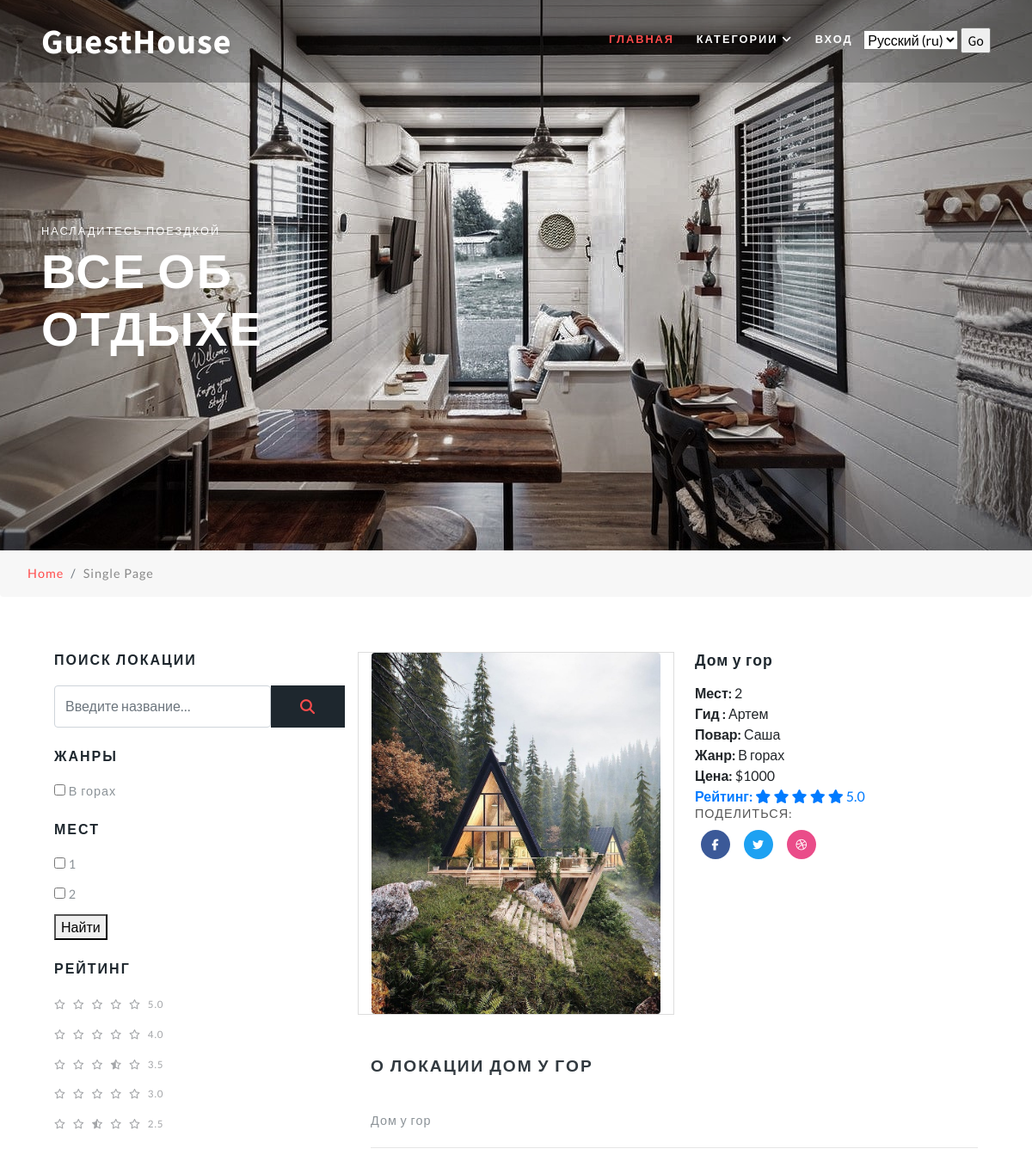
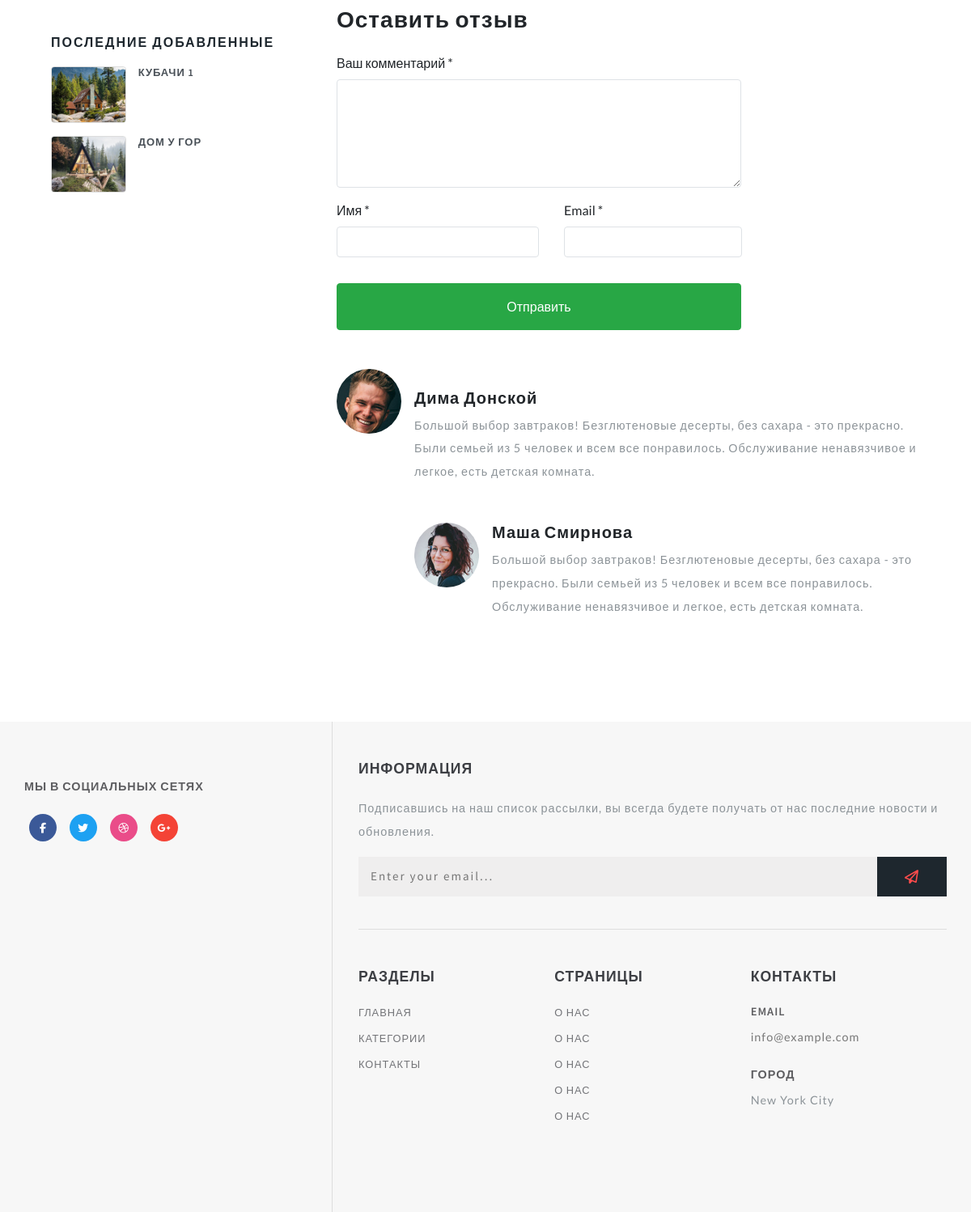
Page /ru/location-2/ on the committed database (2 pictures, top to bottom).
### guesthouse/models.py (models this page shows, shortened)
class Genre(models.Model):
    name = models.CharField("Имя", max_length=100)
    description = models.TextField("Описание")
    url = models.SlugField(max_length=160, unique=True)
    class Meta:
        verbose_name = "Жанр"
        verbose_name_plural = "Жанры"

class Location(models.Model):
    title = models.CharField("Название", max_length=100)
    description = models.TextField("Описание")
    imageLocation = models.ImageField(
        "Изображение", upload_to="locations/", default='')
    count = models.PositiveSmallIntegerField("Количество людей", default=1)
    guides = models.ManyToManyField(
        Guide, verbose_name="гид", related_name="location_guide")  # Ак verbose_name - имя для поля, related_name - имя,используемое для отношения от связываемого объекта
    cookers = models.ManyToManyField(
        Guide, verbose_name="повар", related_name="location_cooker")
    genres = models.ManyToManyField(Genre, verbose_name="жанры")
    price = models.PositiveIntegerField("Цена", default=0,
                                        help_text="указывать сумму в рублях")
    category = models.ForeignKey(
        Category, verbose_name="Категория", on_delete=models.SET_NULL, null=True
    )
    url = models.SlugField(max_length=130, unique=True)
    draft = models.BooleanField("Черновик", default=False)
    def get_absolute_url(self):
        return reverse("location_detail", kwargs={"slug": self.url})
    class Meta:
        verbose_name = "Локация"
        verbose_name_plural = "Локации"

class Guide(models.Model):
    name = models.CharField("Имя", max_length=100)
    description = models.TextField("Описание")
    image = models.ImageField("Изображение", upload_to="guides/")
    class Meta:
        verbose_name = "Гиды и повара"
        verbose_name_plural = "Гиды и повара"

### guesthouse/views.py (the view)
# urls.py: path('<slug:slug>/', views.LocationDetailView.as_view(), name='location_detail'),
class LocationDetailView(GenreCount, DetailView):
    model = Location
    slug_field = 'url'

### templates/guesthouse/location_detail.html (shortened to what this page needs)
{% extends 'guesthouse/base.html' %}
{% load static i18n %}
{% block header %} main-banner-ak {% endblock header %}
{% block container %}
        <div class="container py-md-3">
{% endblock container %}
{% block sidebar %}
        <div class="side-bar col-lg-4">
{% endblock sidebar %}
{% block location %}
<div class="left-ads-display col-lg-8">
    <div class="row">
        <div class="border-none desc1-left col-md-6">
            <img src="{{ location.imageLocation.url }}" class="img-fluid" alt="">
        </div>
        <div class="desc1-right col-md-6 pl-lg-4">
            <h3 class="editContent" style="outline: none; cursor: inherit;">
                {{ location.title }}
            </h3>
            <ul>
                <li style="list-style: none">
                    <span><b>Мест: </b> {{ location.count }}</span></li>
                <li style="list-style: none">
                    <span><b>{% trans 'Гид'%} :</b>
                        {% for guide in location.guides.all %}
                            {{ guide.name }}
                        {% endfor %}
                    </span>
                </li>
                <li style="list-style: none"><span><b>{% trans 'Повар'%}: </b>
                    {% for cooker in location.cookers.all %}
                        {{ cooker.name }}
                    {% endfor %}
                </span>
                </li>
                <li style="list-style: none"><span><b>{% trans 'Жанр'%}: </b>
                    {% for genre in location.genres.all %}
                        {{ genre.name }}
                    {% endfor %}
                    </span>
                </li>
                <li style="list-style: none">
                    <span><b>Цена:</b> ${{ location.price }}</span></li>
                <li style="list-style: none">
                    <a href="#"><b>Рейтинг:</b>
                        <span class="fa fa-star" aria-hidden="true"
                              style="outline: none; cursor: inherit;"></span>
                        <span class="fa fa-star" aria-hidden="true"
                              style="outline: none; cursor: inherit;"></span>
                        <span class="fa fa-star" aria-hidden="true"
                              style="outline: none; cursor: inherit;"></span>
                        <span class="fa fa-star" aria-hidden="true"
                              style="outline: none; cursor: inherit;"></span>
                        <span class="fa fa-star" aria-hidden="true"
                              style="outline: none; cursor: inherit;"></span>
                        <span class="editContent"
                              style="outline: none; cursor: inherit;">5.0</span>
                    </a>
                </li>
                <div class="share-desc">
                    <div class="share">
                        <h4 class="editContent"
                            style="outline: none; cursor: inherit;">
                            Поделиться:</h4>
                        <ul class="w3layouts_social_list list-unstyled">
                            <li>
                                <a href="#" class="w3pvt_facebook editContent"
                                   style="outline: none; cursor: inherit;">
                                <span class="fa fa-facebook-f"
                                      style="outline: none; cursor: inherit;"></span>
                                </a>
                            </li>
                            <li>
                                <a href="#" class="w3pvt_twitter editContent"
                                   style="outline: none; cursor: inherit;">
                                <span class="fa fa-twitter"
                                      style="outline: none; cursor: inherit;"></span>
                                </a>
                            </li>
                            <li>
                                <a href="#" class="w3pvt_dribble editContent"
                                   style="outline: none; cursor: inherit;">
                                <span class="fa fa-dribbble"
                                      style="outline: none; cursor: inherit;"></span>
                                </a>
                            </li>
                        </ul>
                    </div>
                </div>
        </div>
    </div>
    <div class=" sub-para-w3layouts mt-5">
        <h3 class="shop-sing editContent" style="outline: none; cursor: inherit;">
            О локации {{ location.title }}
        </h3>
        <p class="editContent" style="outline: none; cursor: inherit;">
            {{ location.description }}
        </p>
    </div>
    <hr>
    <div class="row">
        <div class="single-form-left">
            <div class="contact-single">
                <h3 class="editContent" style="outline: none; cursor: inherit;">
                          Оставить
                    отзыв</h3>
                <form action="#" method="get" class="mt-4">
                    <div class="form-group editContent"
                         style="outline: none; cursor: inherit;">
                        <label for="contactcomment" class="editContent"
                               style="outline: none; cursor: inherit;">Ваш
                            комментарий
                            *</label>
                        <textarea class="form-control border" rows="5"
                                  id="contactcomment" required=""></textarea>
                    </div>
                    <div class="d-sm-flex">
                        <div class="col-sm-6 form-group p-0 editContent"
                             style="outline: none; cursor: inherit;">
                            <label for="contactusername" class="editContent"
                                   style="outline: none; cursor: inherit;">Имя
                                *</label>
                            <input type="text" class="form-control border"
                                   id="contactusername" required="">
                        </div>
                        <div class="col-sm-6 form-group ml-sm-3 editContent"
                             style="outline: none; cursor: inherit;">
                            <label for="contactemail" class="editContent"
                                   style="outline: none; cursor: inherit;">Email
                                *</label>
                            <input type="email" class="form-control border"
                                   id="contactemail" required="">
                        </div>
                    </div>
                    <button type="submit"
                            class="mt-3 btn btn-success btn-block py-3"
                            style="outline: none; cursor: inherit;">Отправить
                    </button>
                </form>
            </div>
        </div>
        <div class="media py-5">
            <img src="../../static/img/te2.jpg" class="mr-3 img-fluid" alt="image"
                 style="outline: none; cursor: inherit;">
            <div class="media-body mt-4">
                <h5 class="mt-0 editContent"
                    style="outline: none; cursor: inherit;">Дима Донской</h5>
                <p class="mt-2 editContent" style="outline: none; cursor: inherit;">
                    Большой выбор завтраков! Безглютеновые десерты, без сахара - это прекрасно. Были семьей из 5 человек и всем все понравилось. Обслуживание ненавязчивое и легкое, есть детская комната.
                </p>
                <div class="media mt-5 editContent"
                     style="outline: none; cursor: inherit;">
                    <a class="pr-3" href="#">
                        <img src="../../static/img/te1.jpg" class="img-fluid "
                             alt="image" style="outline: none; cursor: inherit;">
                    </a>
                    <div class="media-body">
                        <h5 class="mt-0 editContent"
                            style="outline: none; cursor: inherit;">Маша Смирнова</h5>
                        <p class="mt-2 editContent"
                           style="outline: none; cursor: inherit;">Большой выбор завтраков! Безглютеновые десерты, без сахара - это прекрасно. Были семьей из 5 человек и всем все понравилось. Обслуживание ненавязчивое и легкое, есть детская комната.</p>
                    </div>
                </div>
            </div>
        </div>
    </div>
</div>
{% endblock location %}

### templates/include/sidebar.html
{% load guesthouse_tag %}
    <div class="search-bar w3layouts-newsletter">
        <h3 class="sear-head editContent">Поиск локации</h3>
        <form action="{% url 'search' %}" method="get" class="d-flex editContent">
            <input type="search" placeholder="Введите название..." name="q"
                class="form-control" required="">
            <button type='submit' class="btn1 btn">
                <span class="fa fa-search" aria-hidden="true"></span>
            </button>
        </form>
    </div>
    <form action="{% url 'filter' %}" method='get'>
    <div class="left-side my-4">
        <h3 class="sear-head editContent">Жанры</h3>
        <ul class="w3layouts-box-list">
            {% for genre in view.get_genres %}
            <li class="editContent">
                <input type="checkbox" class="checked" name='genre' value='{{ genre.id }}'>
                <span class="span editContent">{{ genre.name }}</span>
            </li>
            {% endfor %}
        </ul>
    </div>
        <div class="left-side">
            <h3 class="sear-head editContent">Мест</h3>
            <ul class="w3layouts-box-list">
                {% for location in view.get_counts %}
                <li class="editContent">
                    <input type="checkbox" class="checked" name='count' value='{{ location.count }}'>
                    <span class="span editContent">{{ location.count }}</span>
                </li>
                {% endfor %}
            </ul>
        </div>
        <button type='submit'>Найти</button>
    </form>
    <div class="customer-rev left-side my-4">
        <h3 class="sear-head editContent">Рейтинг</h3>
        <ul class="w3layouts-box-list">
            <li>
                <a href="#">
                    <span class="fa fa-star" aria-hidden="true"></span>
                    <span class="fa fa-star" aria-hidden="true"></span>
                    <span class="fa fa-star" aria-hidden="true"></span>
                    <span class="fa fa-star" aria-hidden="true"></span>
                    <span class="fa fa-star" aria-hidden="true"></span>
                    <span class="editContent">5.0</span>
                </a>
            </li>
            <li>
                <a href="#">
                    <span class="fa fa-star" aria-hidden="true"></span>
                    <span class="fa fa-star" aria-hidden="true"></span>
                    <span class="fa fa-star" aria-hidden="true"></span>
                    <span class="fa fa-star" aria-hidden="true"></span>
                    <span class="fa fa-star-o" aria-hidden="true"></span>
                    <span class="editContent">4.0</span>
                </a>
            </li>
            <li>
                <a href="#">
                    <span class="fa fa-star" aria-hidden="true"></span>
                    <span class="fa fa-star" aria-hidden="true"></span>
                    <span class="fa fa-star" aria-hidden="true"></span>
                    <span class="fa fa-star-half-o" aria-hidden="true"></span>
                    <span class="fa fa-star-o" aria-hidden="true"></span>
                    <span class="editContent">3.5</span>
                </a>
            </li>
            <li>
                <a href="#">
                    <span class="fa fa-star" aria-hidden="true"></span>
                    <span class="fa fa-star" aria-hidden="true"></span>
                    <span class="fa fa-star" aria-hidden="true"></span>
                    <span class="fa fa-star-o" aria-hidden="true"></span>
                    <span class="fa fa-star-o" aria-hidden="true"></span>
                    <span class="editContent">3.0</span>
                </a>
            </li>
            <li>
                <a href="#">
                    <span class="fa fa-star" aria-hidden="true"></span>
                    <span class="fa fa-star" aria-hidden="true"></span>
                    <span class="fa fa-star-half-o" aria-hidden="true"></span>
                    <span class="fa fa-star-o" aria-hidden="true"></span>
                    <span class="fa fa-star-o" aria-hidden="true"></span>
                    <span class="editContent">2.5</span>
                </a>
            </li>
        </ul>
    </div>
{% get_last_locations count=2 %}

### templates/guesthouse/tags/last_location.html (shortened to what this page needs)
<div class="deal-leftmk left-side" style='margin-top: 70px;'>
    <h3 class="sear-head editContent">Последние добавленные</h3>
    {% for location in last_locations  %}
    <div class="special-sec1 row mt-3 editContent">
        <div class="img-deals col-md-4">
            <img src="{{ location.imageLocation.url }}" class="img-fluid" style='height: 70px; width: 100px; object-fit: cover;' alt="">
        </div>
        <div class="img-deal1 col-md-4">
            <h3 class="editContent">{{ location.title }}</h3>
        </div>
    </div>
    {% endfor %}
</div>

### rows in the picture
Genre: name "В горах"
Location: imageLocation (picture), title "КУБАЧИ 1"
Location: imageLocation (picture), title "ДОМ У ГОР", title "Дом у гор", count "2", price "1000", description "Дом у гор"
Guide: name "Артем"
Guide: name "Саша"

### other values in the picture
{{ location.count }} "1" "2"
form field language "Русский (ru)"
